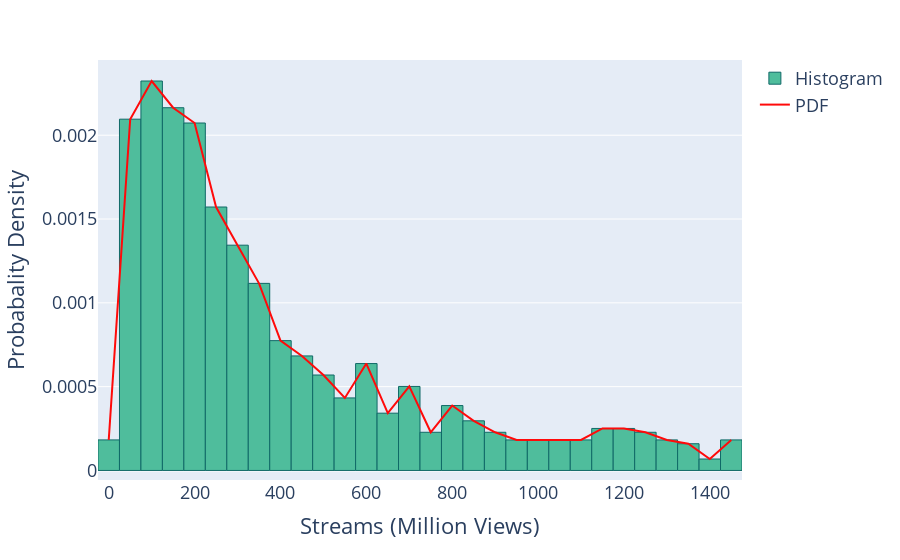

The cell this chart's notebook holds for it:
### Code cell
def plot_hist(file_name: str, title: str) -> None:
    fig = px.histogram(df, x=tr_feature, histnorm="probability density")
    fig_data = fig.full_figure_for_development(warn=False)
    bin_data: dict[str, int] = deepcopy(fig_data.data[0].xbins)
    st, sz = bin_data["start"], bin_data["size"]
    n_edge = math.ceil((bin_data["end"] - st) / sz)
    ed = st + n_edge * sz
    np_bins = np.arange(st, ed + sz, sz, dtype=np.float32)
    pdf, edges = np.histogram(fig_data.data[0].x, bins=np_bins, density=True)
    print(pdf)
    del edges

    bin_center: list[float] = []
    for i in range(0, np_bins.shape[0] - 1):
        bin_center.append((np_bins[i] + np_bins[i + 1]) / 2)
    del i
    fig = go.Figure(data=[
        go.Histogram(
            x=fig_data.data[0].x,
            xbins={
                "start": st,
                "end": ed,
                "size": sz,
            },
            histnorm="probability density",
            marker={
                "color": "rgba(79, 189, 156, 127)",
                "line": {
                    "color": "rgba(16, 105, 103, 255)",
                    "width": 1,
                },
            },
            name="Histogram"
        ),
        go.Scatter(
            x=bin_center,
            y=pdf,
            name="PDF",
            mode="lines",
            marker={
                "color": "rgba(255, 10, 10, 255)",
            }
        ),
    ], layout=fig.layout)
    fig.update_layout(dict(
        xaxis_title=title,
        yaxis_title="Probabality Density",
        font=dict(
            size=18
        )
    ))
    fig.show()
    # fig.write_image(f"./../../images/2023/{file_name}.svg", width=1366, height=768, scale=1.0)
    # fig.write_image(f"./../../images/2023/{file_name}.png", width=1366, height=768, scale=1.0)
plot_hist("hist_stream", "Streams (Million Views)")

### Figure 1 — Plotly figure (JSON) as saved in the notebook; plotly's stock layout.template omitted (floating-point values rounded to 4 significant figures; data arrays with more than 128 entries replaced by an {"elided": "..."} marker saying what was removed)
{"data": [{"histnorm": "probability density", "marker": {"color": "rgba(79, 189, 156, 127)", "line": {"color": "rgba(16, 105, 103, 255)", "width": 1}}, "name": "Histogram", "type": "histogram", "x": {"elided": "878 float values"}, "xbins": {"end": 1475, "size": 50, "start": -25}}, {"marker": {"color": "rgba(255, 10, 10, 255)"}, "mode": "lines", "name": "PDF", "type": "scatter", "x": [0, 50, 100, 150, 200, 250, 300, 350, 400, 450, 500, 550, 600, 650, 700, 750, 800, 850, 900, 950, 1000, 1050, 1100, 1150, 1200, 1250, 1300, 1350, 1400, 1450], "y": [0.0001822, 0.002096, 0.002323, 0.002164, 0.002073, 0.001572, 0.001344, 0.001116, 0.0007745, 0.0006834, 0.0005695, 0.0004328, 0.0006378, 0.0003417, 0.0005011, 0.0002278, 0.0003872, 0.0002961, 0.0002278, 0.0001822, 0.0001822, 0.0001822, 0.0001822, 0.0002506, 0.0002506, 0.0002278, 0.0001822, 0.0001595, 6.834e-05, 0.0001822]}], "layout": {"barmode": "relative", "font": {"size": 18}, "legend": {"tracegroupgap": 0}, "margin": {"t": 60}, "xaxis": {"anchor": "y", "domain": [0, 1], "title": {"text": "Streams (Million Views)"}}, "yaxis": {"anchor": "x", "domain": [0, 1], "title": {"text": "Probabality Density"}}}}
